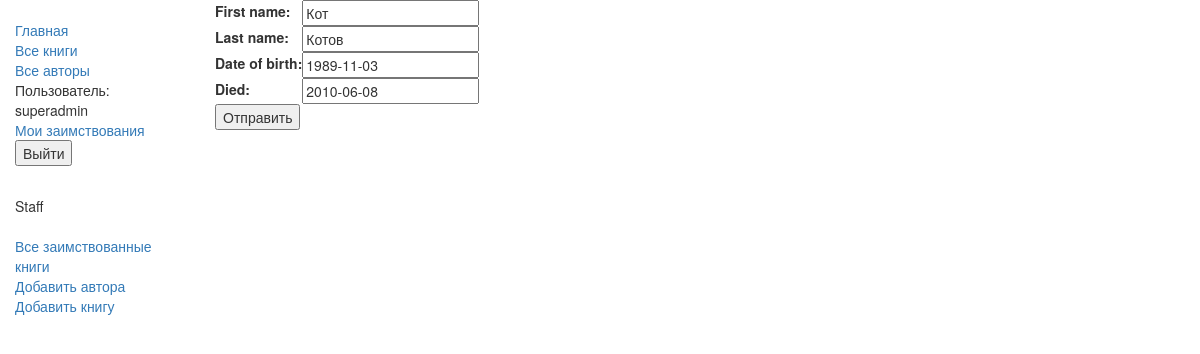
The app's page /catalog/author/7/update (signed in) with its own data.
### catalog/models.py (models this page shows, shortened)
class Author(models.Model):
    first_name = models.CharField(max_length=100)
    last_name = models.CharField(max_length=100)
    date_of_birth = models.DateField(null=True, blank=True)
    date_of_death = models.DateField('Died', null=True, blank=True)
    class Meta:
        ordering = ['last_name']

### catalog/views.py (the view)
# urls.py: path('author/<int:pk>/update', views.AuthorUpdate.as_view(), name='author-update'),
class AuthorUpdate(PermissionRequiredMixin, UpdateView):
    model = Author
    fields = '__all__'
    permission_required = 'catalog.change_author'

### catalog/templates/catalog/author_form.html (shortened to what this page needs)
{% extends "base_generic.html" %}
{% block content %}
  <form action="" method="post">
      <table>
      {{ form.as_table }}
      </table>
      <input type="submit" value="Отправить" />
  </form>
{% endblock %}

### catalog/templates/base_generic.html (shortened to what this page needs)
<!DOCTYPE html>
{% load static %}
<html lang="en">
<head>
     <link
      rel="stylesheet"
      href="https://maxcdn.bootstrapcdn.com/bootstrap/3.3.7/css/bootstrap.min.css" />
    {% load static %}
    <link rel="stylesheet" href="{% static 'css/styles.css' %}">
</head>
<body>
<div class="container-fluid">
    <div class="row">
        <div class="col-sm-2">
            {% block sidebar %}
                <ul class="sidebar-nav">
                    <li><a href="{% url 'index' %}">Главная</a></li>
                    <li><a href="{% url 'books' %}">Все книги</a></li>
                    <li><a href="{% url 'author' %}">Все авторы</a></li>
                    {% if user.is_authenticated %}
                        <li>Пользователь: {{ user.get_username }}</li>
                        <li><a href="{% url 'my-borrowed' %}">Мои заимствования</a></li>
                        <li>
                            <form action="{% url 'logout' %}" method="post">
                                <button type="submit">Выйти</button>
                            </form>
                        </li>
                    {% else %}
                        <li><a href="{% url 'login' %}?next={{request.path}}">Войти</a></li>
                    {% endif %}
                </ul>
            <br>
            {% if user_librarian or user.is_staff %}
                <p>Staff</p>
                    <ul class="sidebar-nav">
                        <li><a href="{% url 'all-borrowed' %}">Все заимствованные книги</a></li>
                        <li><a href="{% url 'author-create' %}">Добавить автора</a></li>
                        <li><a href="{% url 'book-create' %}">Добавить книгу</a></li>
                    </ul>
            {% endif %}
            {% endblock %}
        </div>
        <div class="col-sm-10">
            {% block content %}{% endblock %}
        </div>
    </div>
</div>
</body>
</html>

### catalog/static/css/styles.css (style rules this page uses)
.sidebar-nav { margin-top: 20px; padding: 0; list-style: none; }

### records on screen
Author: first_name "Кот", last_name "Котов", date_of_birth "1989-11-03", date_of_death "2010-06-08"

### other values on screen
{{ user.get_username }} "superadmin"
